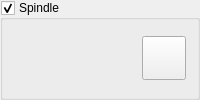
          <widget class="GroupBox" name="grpSpindle">
           <property name="enabled">
            <bool>true</bool>
           </property>
           <property name="title">
            <string>Spindle</string>
           </property>
           <property name="checkable">
            <bool>true</bool>
           </property>
           <property name="overrided" stdset="0">
            <bool>false</bool>
           </property>
           <layout class="QHBoxLayout" name="horizontalLayout_2">
            <item>
             <widget class="QWidget" name="widgetSpindle" native="true">
              <layout class="QHBoxLayout" name="horizontalLayout_16">
               <property name="leftMargin">
                <number>0</number>
               </property>
               <property name="topMargin">
                <number>0</number>
               </property>
               <property name="rightMargin">
                <number>0</number>
               </property>
               <property name="bottomMargin">
                <number>0</number>
               </property>
               <item>
                <widget class="SliderBox" name="slbSpindle" native="true"/>
               </item>
               <item>
                <widget class="StyledToolButton" name="cmdSpindle">
                 <property name="enabled">
                  <bool>true</bool>
                 </property>
                 <property name="sizePolicy">
                  <sizepolicy hsizetype="Fixed" vsizetype="Fixed">
                   <horstretch>0</horstretch>
                   <verstretch>0</verstretch>
                  </sizepolicy>
                 </property>
                 <property name="minimumSize">
                  <size>
                   <width>44</width>
                   <height>44</height>
                  </size>
                 </property>
                 <property name="toolTip">
                  <string>Spindle on/off</string>
                 </property>
                 <property name="icon">
                  <iconset resource="images.qrc">
                   <normaloff>:/images/cutter.png</normaloff>:/images/cutter.png</iconset>
                 </property>
                 <property name="iconSize">
                  <size>
                   <width>28</width>
                   <height>28</height>
                  </size>
                 </property>
                 <property name="checkable">
                  <bool>true</bool>
                 </property>
                </widget>
               </item>
              </layout>
             </widget>
            </item>
           </layout>
          </widget>
